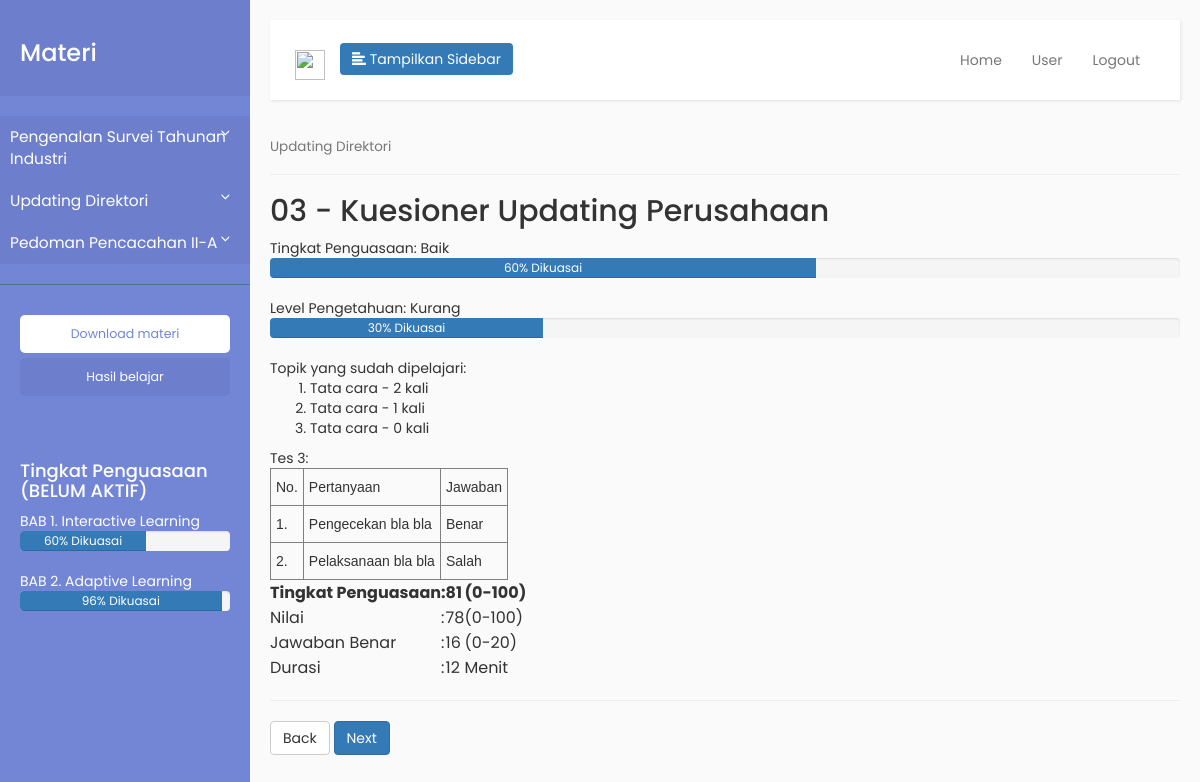
/hasil_belajar.php (signed in), run on the app's committed database.
### tables this page shows
CREATE TABLE `materi` (
  `id_konsep` varchar(2) NOT NULL,
  `judul_konsep` varchar(256) NOT NULL,
  `id_topik` varchar(4) NOT NULL,
  `judul_topik` varchar(256) NOT NULL,
  `locked_status` tinyint(1) NOT NULL,
  `id` int(11) NOT NULL,
  `video_url` varchar(256) NOT NULL
);

### hasil_belajar.php (the view, shortened to what this page needs)
<?php
    require('blog_connect.php');
    $konsep_aktif = $_SESSION['konsep_aktif'];
    $topik_aktif = $_SESSION['topik_aktif'];
    $query = "SELECT id_konsep, judul_konsep, id_topik, judul_topik, locked_status, video_url FROM materi WHERE id_konsep = '$konsep_aktif' AND id_topik = " . $konsep_aktif . $topik_aktif;
    $result = $con->query($query);
    $row = $result->fetch(PDO::FETCH_NUM);
    $konsep_aktif_judul = $row[1];
    $topik_aktif_judul = $row[3];
?>
<html !DOCTYPE>
    <?php require('head.php'); ?>
    <body>
    <div class="wrapper">
        <?php
            include('sidebar.php');
        ?>
        <div id="content" class="container">
            <?php
                include('navbar.php');
            ?>
            <h4>
                <small><?php echo $konsep_aktif_judul; ?></small>
            </h4>
            <hr />
            <h2><?php echo $topik_aktif .' - '. $topik_aktif_judul; ?></h2>
            Tingkat Penguasaan: Baik
            <div class="progress">
                <div class="progress-bar" role="progressbar" aria-valuenow="60"
                aria-valuemin="0" aria-valuemax="100" style="width:60%"}>
                60% Dikuasai
                </div>
            </div>
            Level Pengetahuan: Kurang
            <div class="progress">
                <div class="progress-bar" role="progressbar" aria-valuenow="60"
                aria-valuemin="0" aria-valuemax="100" style="width:30%"}>
                30% Dikuasai
                </div>
            </div>
            Topik yang sudah dipelajari:
            <ol>
                <li>Tata cara - 2 kali</li>
                <li>Tata cara - 1 kali</li>
                <li>Tata cara - 0 kali</li>
            </ol>
            Tes 3:
            <table class="tg">
                <tr>
                    <th class="tg-us36">No.</th>
                    <th class="tg-us36">Pertanyaan</th>
                    <th class="tg-us36">Jawaban</th>
                </tr>
                <tr>
                    <td class="tg-us36">1.</td>
                    <td class="tg-us36">Pengecekan bla bla</td>
                    <td class="tg-us36">Benar</td>
                </tr>
                <tr>
                    <td class="tg-us36">2.</td>
                    <td class="tg-us36">Pelaksanaan bla bla</td>
                    <td class="tg-us36">Salah</td>
                </tr>
            </table>
            <table>
                <tr>
                    <th>Tingkat Penguasaan</th>
                    <th>:</th>
                    <th>81</th>
                    <th>(0-100)</th>
                </tr>
                <tr>
                    <td>Nilai</td>
                    <td>:</td>
                    <td>78</td>
                    <td>(0-100)</td>
                </tr>
                <tr>
                    <td>Jawaban Benar</td>
                    <td>:</td>
                    <td>16</td>
                    <td>(0-20)</td>
                </tr>
                <tr>
                    <td>Durasi</td>
                    <td>:</td>
                    <td>12</td>
                    <td>Menit</td>
                </tr>
            </table>
            <hr />
            <a href="change_page.php?goto=back"><button type="submit" class="btn btn-default">Back</button></a>
            <a href="change_page.php?goto=next"><button type="submit" class="btn btn-primary">Next</button></a>
        </div>
    </div>
    </body>
</html>

### sidebar.php (shortened to what this page needs)
<nav id="sidebar">
    <div class="sidebar-header">
        <h3>Materi</h3>
    </div>
    <ul class="list-unstyled components">
        <?php
            $query = "SELECT id_konsep, judul_konsep, id_topik, judul_topik, locked_status FROM materi";
            $result = $con->query($query);
            $row = $result->fetch(PDO::FETCH_NUM);
            $crnt_judul = $row[1];
            echo('
                <li class="active">
                            <a href="#konsep-'.$row[0].'" data-toggle="collapse" aria-expanded="false">'.$crnt_judul.'</a>
                            <ul class="collapse list-unstyled" id="konsep-'.$row[0].'">
                            <li id="topik-'.$row[2].'"><a href="change_page.php?goto='.$row[2].'" class="'.($row[4] ? 'locked' : 'unlocked').'">'.$row[3].'</a></li>
            ');
            while($row = $result->fetch(PDO::FETCH_NUM)) {
                if ($row[1] != $crnt_judul)
                {
                    $crnt_judul = $row[1];
                    echo (
                            '</ul>
                        </li>
                        <li class="active">
                            <a href="#konsep-'.$row[0].'" data-toggle="collapse" aria-expanded="false">'.$crnt_judul.'</a>
                            <ul class="collapse list-unstyled" id="konsep-'.$row[0].'">'
                    );
                }
            }
            echo('</ul>
                        </li></ul>');
        ?>
    <ul class="list-unstyled CTAs">
        <li>
            <a href="https://bootstrapious.com/tutorial/files/sidebar.zip" class="download">Download materi</a>
        </li>
        <li>
            <a href="https://bootstrapious.com/p/bootstrap-sidebar" class="article">Hasil belajar</a>
        </li>
    </ul>
    <div id="tingkat_penguasaan">
        <h4>Tingkat Penguasaan (BELUM AKTIF)</h4>
        BAB 1. Interactive Learning
        <div class="progress">
            <div class="progress-bar" role="progressbar" aria-valuenow="60"
            aria-valuemin="0" aria-valuemax="100" style="width:60%"}>
            60% Dikuasai
            </div>
        </div>
        BAB 2. Adaptive Learning
        <div class="progress">
            <div class="progress-bar" role="progressbar" aria-valuenow="96"
            aria-valuemin="0" aria-valuemax="100" style="width:96%">
            96% Dikuasai
            </div>
        </div>
    </div>
</nav>

### css/sidebar.css (style rules this page uses)
body { font-family: 'Poppins', sans-serif; background: #fafafa; }
a, a:hover, a:focus { color: inherit; text-decoration: none; transition: all 0.3s; }
.wrapper { display: flex; align-items: stretch; }
#sidebar { min-width: 250px; max-width: 250px; background: #7386D5; color: #fff; transition: all 0.3s; }
#sidebar .sidebar-header { padding: 20px; background: #6d7fcc; }
#sidebar ul.components { padding: 20px 0; border-bottom: 1px solid #47748b; }
#sidebar ul li a { padding: 10px; font-size: 1.1em; display: block; }
#sidebar ul li.active>a, a[aria-expanded="true"] { color: #fff; background: #6d7fcc; }
a[data-toggle="collapse"] { position: relative; }
a[aria-expanded="false"]::before, a[aria-expanded="true"]::before { content: '\e259'; display: block; position: absolute; right: 20px; font-family: 'Glyphicons Halflings'; font-size: 0.6em; }
ul.CTAs { padding: 20px; }
ul.CTAs a { text-align: center; font-size: 0.9em !important; display: block; border-radius: 5px; margin-bottom: 5px; }
a.download { background: #fff; color: #7386D5; }
a.article, a.article:hover { background: #6d7fcc !important; color: #fff !important; }
#content { padding: 20px; min-height: 100vh; transition: all 0.3s; }
#tingkat_penguasaan { padding: 20px; }

### hasil_belajar.php (style rules this page uses)
.tg { border-collapse:collapse;border-spacing:0; }
.tg td { font-family:Arial, sans-serif;font-size:14px;padding:10px 5px;border-style:solid;border-width:1px;overflow:hidden;word-break:normal;border-color:black; }
.tg th { font-family:Arial, sans-serif;font-size:14px;font-weight:normal;padding:10px 5px;border-style:solid;border-width:1px;overflow:hidden;word-break:normal;border-color:black; }
.tg .tg-us36 { border-color:inherit;vertical-align:top }

### data on the page
materi: judul_konsep "Pengenalan Survei Tahunan Industri"
materi: judul_konsep "Updating Direktori"
materi: judul_konsep "Pedoman Pencacahan II-A"
materi: judul_konsep "Updating Direktori", judul_topik "Kuesioner Updating Perusahaan"

### other printed values
$topik_aktif "03"
